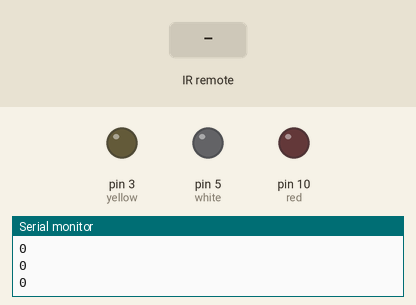
The sketch below on a simulated Arduino Uno, built with avr-gcc and run on an emulated ATmega328P. Shown: output pins drawn as LEDs (lit = HIGH), the last lines printed to the serial monitor. Inputs (shaded band) come from the test bench.

Above: at 1.2 s.
1.3 s: infrared code 0x40BD00FF received
At 1.7 s:
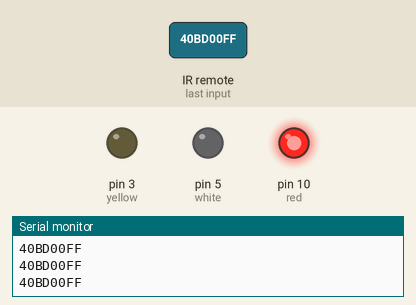
2.8 s: infrared code 0x40BD807F received
At 3.2 s:
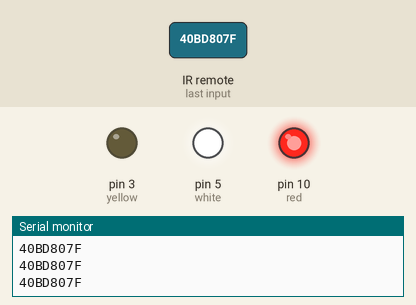
4.3 s: infrared code 0x40BD40BF received
At 5.4 s:
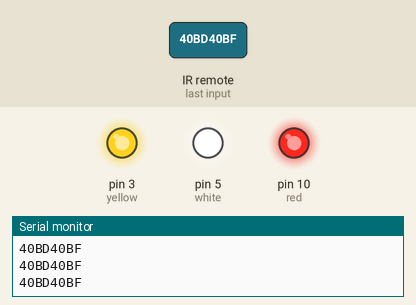
5.8 s: infrared code 0x40BD807F received
At 6.5 s:
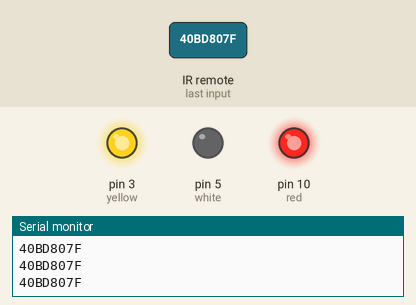
7.3 s: infrared code 0x40BD00FF received
At 8.7 s:
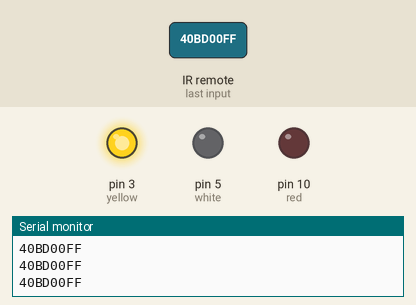
Timing chart, 0 to 9.8 s (numbered marks = the images above; inputs shaded):
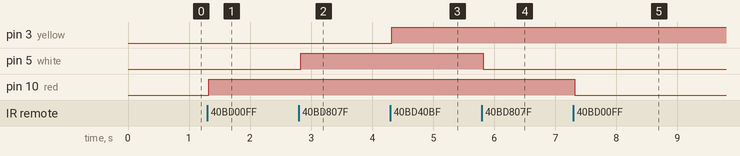

Measured:
- after the input at 1.3 s, pin 10 (red): LOW → HIGH at once
- after the input at 2.8 s, pin 5 (white): LOW → HIGH at once
- after the input at 4.3 s, pin 3 (yellow): LOW → HIGH at once
- after the input at 5.8 s, pin 5 (white): HIGH → LOW at once
- after the input at 7.3 s, pin 10 (red): HIGH → LOW at once

The sketch:

IR.ino.ino
```cpp
#include <IRremote.h>
int RECV_PIN = 9;

int red = 10;
int white = 5;
int yellow = 3;
int val=85;

bool r=false;
bool w=false;
bool y=false;
bool a=false;

IRrecv irrecv(RECV_PIN);
decode_results results;

void setup()
{
  Serial.begin(9600);
  pinMode(red, OUTPUT);
  pinMode(white, OUTPUT);
  pinMode(yellow, OUTPUT);
  irrecv.enableIRIn();
  irrecv.blink13(true);
}
void loop()
{
  Serial.println(results.value,HEX);
  if (irrecv.decode(&results))
   {
     Serial.println(results.value,HEX);
     delay(10);
     /////////////////////////
     if(results.value==0x40BD00FF)
     {
        r=!r;
        digitalWrite(red, r);

     }
     ////////////////////////
     else if(results.value==0x40BD807F)
     {
        w=!w;
        digitalWrite(white, w);

     }
     else if(results.value==0x40BD40BF)
     {
        y=!y;
        digitalWrite(yellow, y);

     }
     //////////////////////////////
     else if(results.value==0x40BD28D7)
     {
        if(r||w||y)
        {
          a=true;
          r=false;
          w=false;
          y=false;

          Serial.println("a=true");
        }
        a=!a;
        digitalWrite(red, a);
        digitalWrite(white, a);
        digitalWrite(yellow, a);
        if(a)
        {
         r=true;
         w=true;
         y=true;
        }
     }

     irrecv.resume(); // Receive the next value
   }

}
```
